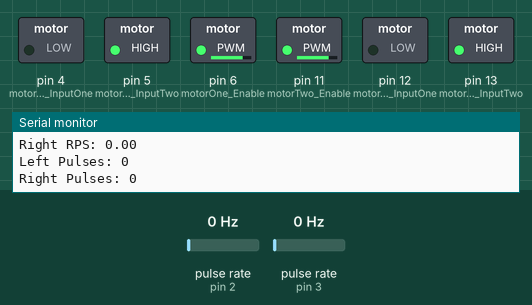
Recording of a sketch running on a simulated Arduino Uno, built with avr-gcc and run on an emulated ATmega328P. Shown: switched loads named in the sketch (green lamp = pin HIGH), the last lines printed to the serial monitor. Wiring (inferred from the names in the program): 2 × pulse sensor: data pin 2 / data pin 3. Inputs (shaded band) come from the test bench; at power-on: pulse rate (sensors on pin 2, pin 3) 0 Hz.

Above: at 1.2 s.
1.3 s: pulse rate (sensor on pin 2) set to 50 Hz
At 4.07 s:
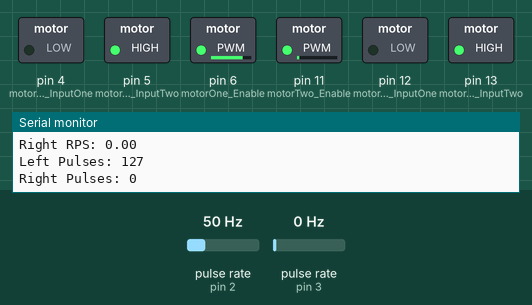
4.3 s: pulse rate (sensor on pin 3) set to 50 Hz
At 4.57 s:
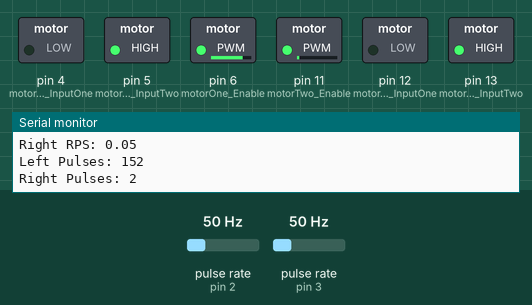
5.8 s: pulse rate (sensor on pin 2) set to 100 Hz
At 8.11 s:
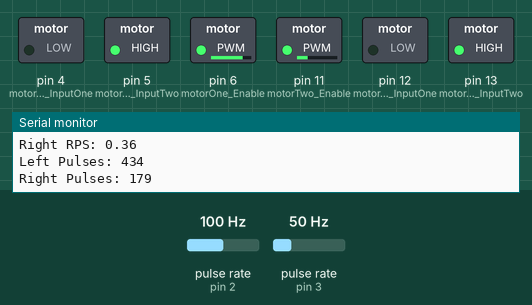
8.8 s: pulse rate (sensor on pin 2) set to 4 Hz
11.8 s: pulse rate (sensor on pin 3) set to 4 Hz
At 12.5 s:
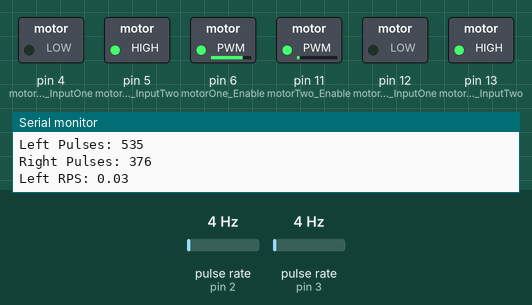
14.8 s: pulse rate (sensor on pin 3) set to 100 Hz
At 41.2 s:
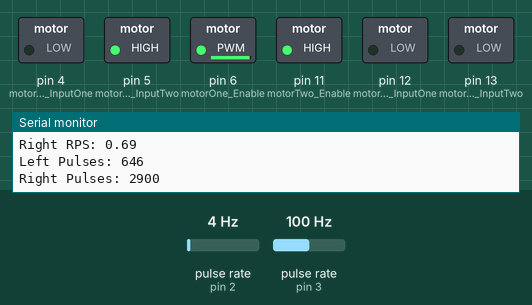
Timing chart, 0 to 41.5 s (numbered marks = the images above; inputs shaded):
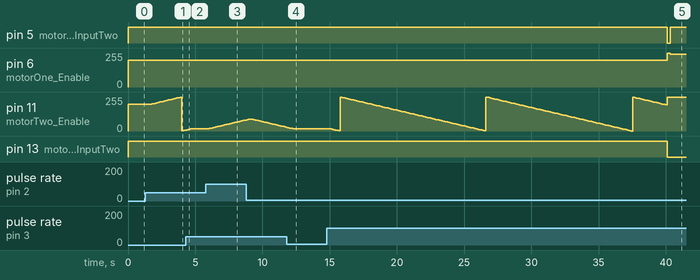

Measured:
- after the input at 1.3 s, pin 11 (motorTwo_Enable): 200/255 → 203/255 after 0.45 s, → 206/255 0.12 s later, → 209/255 0.13 s later, → 212/255 0.12 s later, … (21 changes in this stretch)
- after the input at 4.3 s, pin 11 (motorTwo_Enable): goes on until 4.6 s, then stays 16/255
- after the input at 5.8 s, pin 11 (motorTwo_Enable): moves from 16/255 to 82/255 over 2.7 s, starting after 0.23 s
- after the input at 11.8 s, pin 11 (motorTwo_Enable): goes on until 12.2 s, then stays 16/255

The sketch:

Encoder_Robot.ino
```cpp
/*
 ************************************************************************************
 * Mechanismic Inc.
 *
 * Created 2023
 * By Kamil Gozalov
 * Last Modified 07/24/2023
 * Version 2.0
 *
 *
 * This project aims to educate the user on how to use an encoder wheel and
 * speed sensor to control a 2WD car by counting the number of wheel revolutions.
 *
 * https://snappyxo.io/

 ************************************************************************************
 */

//encoder pins
int leftEncoderPin = 2;
int rightEncoderPin = 3;

//const unsigned long MIN_PULSE_INTERVAL = 175; // Minimum number of time between pulses in microseconds
//float pulsesPerRotation = 136;
float leftPulsesPerRotation = 278;
float rightPulsesPerRotation = 291;
int rspeed;

unsigned volatile long leftPulses = 0; // Variable to store number of pulses by speed sensor
unsigned long leftTimedPulses = 0;
unsigned volatile long rightPulses = 0;
unsigned long rightTimedPulses = 0;

const int MIN_PULSE_INTERVAL = 150;
unsigned long leftPrevTime; // Variable to store previous pulse time in microseconds
unsigned long rightPrevTime;
unsigned long previous;// previous time in milliseconds to calculate revolutions per second
unsigned long elapsed = 0;// time that has passed by in milliseconds to calculate revolutions per second
float leftRPS;// store revolutions per second
float rightRPS;

//motor pins
const int motorOne_InputOne = 4;
const int motorOne_InputTwo = 5;
const int motorOne_Enable = 6;
const int motorTwo_InputOne = 12;
const int motorTwo_InputTwo = 13;
const int motorTwo_Enable = 11;

int outputPins[] = {4,5,6,11,12,13};


void setup()
{
Serial.begin(9600);

  	for(int i = 0; i < 6; i++) //Assigns pinModes to the above pins
	{
	pinMode(outputPins[i], OUTPUT);
	}
  pinMode(leftEncoderPin, INPUT);
  pinMode(rightEncoderPin, INPUT);

//attach interrupt to encoderPin to execute the pulse function when the digital signal from the sensor changes
attachInterrupt(digitalPinToInterrupt(leftEncoderPin), leftPulse, RISING);
attachInterrupt(digitalPinToInterrupt(rightEncoderPin), rightPulse, RISING);

digitalWrite(motorOne_Enable, HIGH);//Set enable pins to HIGH so that the motors would turn on
digitalWrite(motorTwo_Enable, HIGH);

leftPulses = 0; //initializes pulses to 0
rightPulses = 0;
}


void leftPulse() { // function for counting sensor pulses
  // increment pulses by 1 if sensor outputs a HIGH signal and more than 150 microseconds have passed
  if (micros() - leftPrevTime > MIN_PULSE_INTERVAL)
  {
    leftPulses++;
    leftTimedPulses++;
    leftPrevTime = micros();
  }
}

void rightPulse() {
  if (micros() - rightPrevTime > MIN_PULSE_INTERVAL)
  {
    rightPulses++;
    rightTimedPulses++;
    rightPrevTime = micros();
  }
}

void loop() {
  Forward(10.0,200);
  delay(250);
  turnRight(245);
  delay(250);
  Forward(1.0,200);
  delay(250);
  turnLeft(245);
  delay(250);
  turnLeft(245);
  delay(250);
  turnLeft(245);
  delay(250);
}


void stop() {
  digitalWrite(motorOne_Enable, HIGH);
  digitalWrite(motorTwo_Enable, HIGH);
  digitalWrite(motorOne_InputOne, LOW);
  digitalWrite(motorOne_InputTwo, LOW);
  digitalWrite(motorTwo_InputOne, LOW);
  digitalWrite(motorTwo_InputTwo, LOW);
}

void data() {
  unsigned long current = millis();// record current time in milliseconds
    if (elapsed >= 125) { // if the amount of time elapsed is 1 second
      previous = current; //set the previous time to current time
      leftRPS = 8*(leftTimedPulses / leftPulsesPerRotation); //then calculate the rotational speed
      rightRPS =  8*(rightTimedPulses / rightPulsesPerRotation);
      Serial.print("Left RPS: ");
      Serial.println(leftRPS);
      Serial.print("Right RPS: ");
      Serial.println(rightRPS);
      Serial.print("Left Pulses: ");
      Serial.println(leftPulses);
      Serial.print("Right Pulses: ");
      Serial.println(rightPulses);

     rightTimedPulses = 0;// reset pulses
     leftTimedPulses = 0;
    }
    elapsed = current - previous;// update elapsed time
}

void Forward(float revs, int Speed) {
  digitalWrite(motorOne_InputOne, LOW);
  digitalWrite(motorOne_InputTwo, HIGH);
  digitalWrite(motorTwo_InputOne, LOW);
  digitalWrite(motorTwo_InputTwo, HIGH);
    Go(revs, Speed);
}

void Reverse(float revs, int Speed) {
  digitalWrite(motorOne_InputOne, HIGH);
  digitalWrite(motorOne_InputTwo, LOW);
  digitalWrite(motorTwo_InputOne, HIGH);
  digitalWrite(motorTwo_InputTwo, LOW);
    Go(revs, Speed);
}

void Go(float revs, int Speed) {
  rspeed = Speed;
  while (leftPulses/leftPulsesPerRotation < revs && rightPulses/rightPulsesPerRotation < revs) {
        if(rightRPS > (leftRPS+0.03)) {
          rspeed-=3;
        } else if(leftRPS > (rightRPS+0.03)) {
          rspeed+=3;
        }
        if (leftPulses/leftPulsesPerRotation < revs) {
          analogWrite(motorOne_Enable, Speed);
        } else {
          digitalWrite(motorOne_InputOne, LOW);
          digitalWrite(motorOne_InputTwo, LOW);
        }
        if (rightPulses/rightPulsesPerRotation < revs) {
          analogWrite(motorTwo_Enable, rspeed);
        } else {
          digitalWrite(motorTwo_InputOne, LOW);
          digitalWrite(motorTwo_InputTwo, LOW);
        }
    data();
    delay(124);
  }
stop();
leftPulses = 0;
rightPulses = 0;
}

void turnRight(int Speed) {
  analogWrite(motorOne_Enable, Speed);
  digitalWrite(motorTwo_Enable, HIGH);
  digitalWrite(motorOne_InputOne, LOW);
  digitalWrite(motorOne_InputTwo, HIGH);
  digitalWrite(motorTwo_InputOne, LOW);
  digitalWrite(motorTwo_InputTwo, LOW);
    while(leftPulses/leftPulsesPerRotation < 0.9) {}
  stop();
  leftPulses = 0;
  rightPulses = 0;
}

void turnLeft(int Speed) {
  analogWrite(motorOne_Enable, HIGH);
  digitalWrite(motorTwo_Enable, Speed);
  digitalWrite(motorOne_InputOne, LOW);
  digitalWrite(motorOne_InputTwo, LOW);
  digitalWrite(motorTwo_InputOne, LOW);
  digitalWrite(motorTwo_InputTwo, HIGH);
    while(rightPulses/rightPulsesPerRotation < 0.9) {}
  stop();
  leftPulses = 0;
  rightPulses = 0;
}
```
